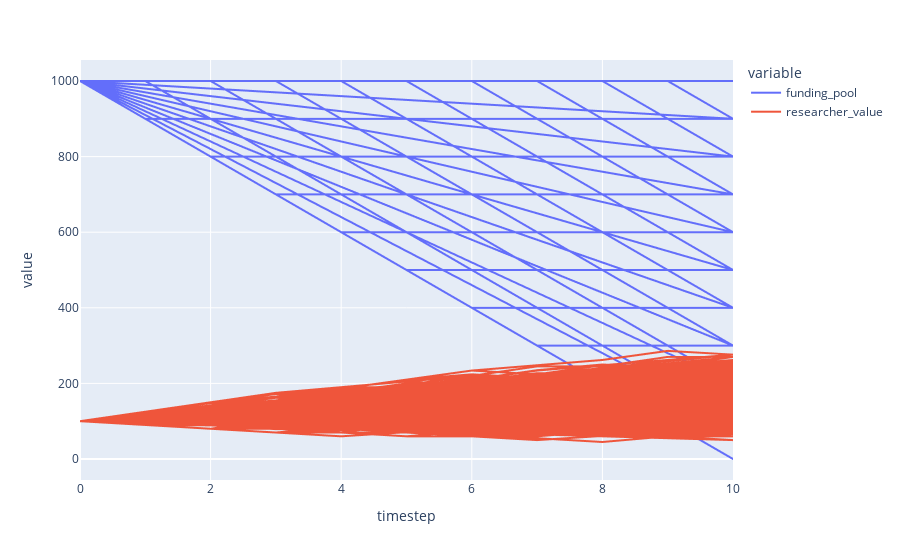

Notebook source saved alongside this figure:
### Code cell
df.plot(kind='line', x='timestep', y=['funding_pool','researcher_value'])

### Figure 1 — Plotly figure (JSON) as saved in the notebook; plotly's stock layout.template omitted (floating-point values rounded to 4 significant figures; data arrays with more than 128 entries replaced by an {"elided": "..."} marker saying what was removed)
{"data": [{"hovertemplate": "variable=funding_pool<br>timestep=%{x}<br>value=%{y}<extra></extra>", "legendgroup": "funding_pool", "line": {"color": "#636efa", "dash": "solid"}, "marker": {"symbol": "circle"}, "mode": "lines", "name": "funding_pool", "showlegend": true, "type": "scattergl", "x": {"elided": "9900 int values"}, "xaxis": "x", "y": {"elided": "9900 int values"}, "yaxis": "y"}, {"hovertemplate": "variable=researcher_value<br>timestep=%{x}<br>value=%{y}<extra></extra>", "legendgroup": "researcher_value", "line": {"color": "#EF553B", "dash": "solid"}, "marker": {"symbol": "circle"}, "mode": "lines", "name": "researcher_value", "showlegend": true, "type": "scattergl", "x": {"elided": "9900 int values"}, "xaxis": "x", "y": {"elided": "9900 int values"}, "yaxis": "y"}], "layout": {"legend": {"title": {"text": "variable"}, "tracegroupgap": 0}, "margin": {"t": 60}, "xaxis": {"anchor": "y", "domain": [0, 1], "title": {"text": "timestep"}}, "yaxis": {"anchor": "x", "domain": [0, 1], "title": {"text": "value"}}}}
